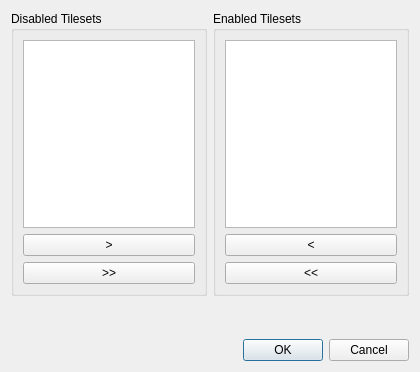
<?xml version="1.0" encoding="UTF-8"?>
<ui version="4.0">
 <class>SetAllowedTilesetsDialog</class>
 <widget class="QWidget" name="SetAllowedTilesetsDialog">
  <property name="geometry">
   <rect>
    <x>0</x>
    <y>0</y>
    <width>420</width>
    <height>372</height>
   </rect>
  </property>
  <property name="windowTitle">
   <string>Form</string>
  </property>
  <layout class="QGridLayout" name="gridLayout">
   <item row="0" column="0">
    <widget class="QGroupBox" name="groupBox">
     <property name="title">
      <string>Disabled Tilesets</string>
     </property>
     <layout class="QVBoxLayout" name="verticalLayout">
      <item>
       <widget class="QListWidget" name="disabledTilesetsList"/>
      </item>
      <item>
       <widget class="QPushButton" name="enableTilesetButton">
        <property name="text">
         <string>&gt;</string>
        </property>
       </widget>
      </item>
      <item>
       <widget class="QPushButton" name="enableAllTilesetsButton">
        <property name="text">
         <string>&gt;&gt;</string>
        </property>
       </widget>
      </item>
     </layout>
    </widget>
   </item>
   <item row="0" column="1">
    <widget class="QGroupBox" name="groupBox_2">
     <property name="title">
      <string>Enabled Tilesets</string>
     </property>
     <layout class="QVBoxLayout" name="verticalLayout_2">
      <item>
       <widget class="QListWidget" name="enabledTilesetsList"/>
      </item>
      <item>
       <widget class="QPushButton" name="disableTilesetButton">
        <property name="text">
         <string>&lt;</string>
        </property>
       </widget>
      </item>
      <item>
       <widget class="QPushButton" name="disableAllTilesetsButton">
        <property name="text">
         <string>&lt;&lt;</string>
        </property>
       </widget>
      </item>
     </layout>
    </widget>
   </item>
   <item row="1" column="0" colspan="2">
    <spacer name="verticalSpacer">
     <property name="orientation">
      <enum>Qt::Vertical</enum>
     </property>
     <property name="sizeHint" stdset="0">
      <size>
       <width>20</width>
       <height>40</height>
      </size>
     </property>
    </spacer>
   </item>
   <item row="2" column="0" colspan="2">
    <widget class="QDialogButtonBox" name="buttonBox">
     <property name="standardButtons">
      <set>QDialogButtonBox::Cancel|QDialogButtonBox::Ok</set>
     </property>
    </widget>
   </item>
  </layout>
 </widget>
 <resources/>
 <connections/>
</ui>
